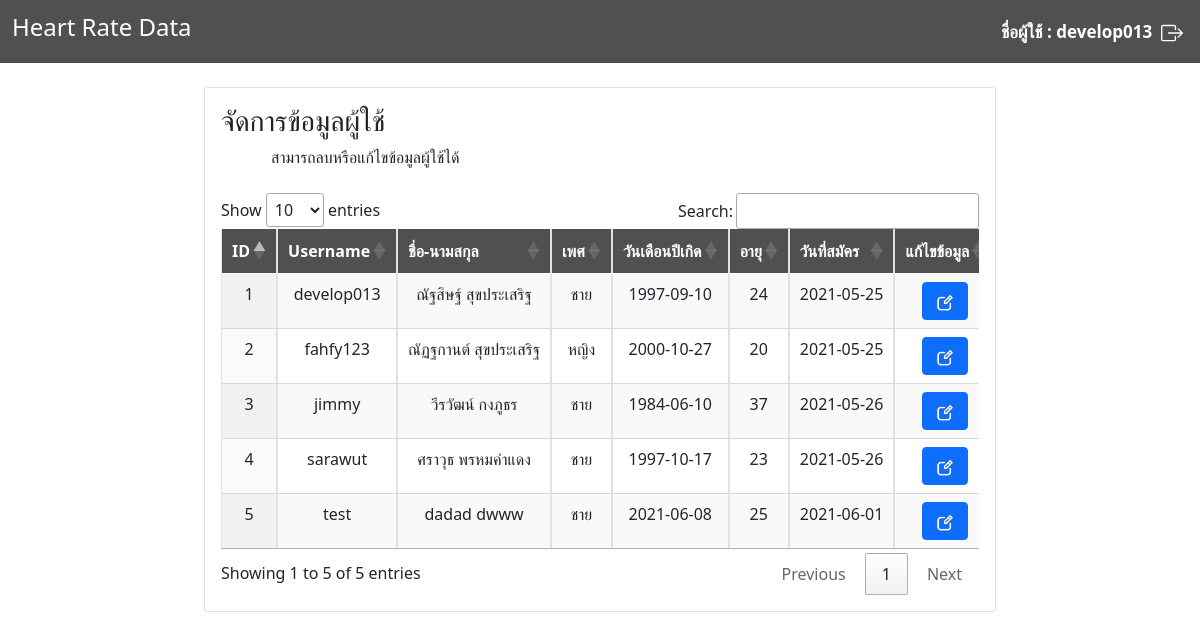
Screenshot of /admin_index.php (signed in) with the database file from the repository.
### tables this page shows
CREATE TABLE `userheartrate` (
  `id` int(100) NOT NULL,
  `username` varchar(255) NOT NULL,
  `password` varchar(255) NOT NULL,
  `fname` varchar(255) NOT NULL,
  `lname` varchar(255) NOT NULL,
  `gender` varchar(255) NOT NULL,
  `bdate` date NOT NULL,
  `age` int(100) NOT NULL,
  `date` varchar(255) NOT NULL,
  `time` time NOT NULL,
  `level` varchar(255) NOT NULL
);

### admin_index.php (the view, shortened to what this page needs)
<!DOCTYPE html>
<html>
<head>
    <link href="https://cdn.jsdelivr.net/npm/bootstrap@5.0.0-beta3/dist/css/bootstrap.min.css" rel="stylesheet">
    <link rel="stylesheet" href="https://cdn.datatables.net/1.10.24/css/jquery.dataTables.min.css">
    <link rel="stylesheet" href="https://cdn.datatables.net/buttons/1.6.5/css/buttons.dataTables.min.css">
    <link rel="stylesheet" href="https://cdnjs.cloudflare.com/ajax/libs/font-awesome/4.7.0/css/font-awesome.min.css">
    <link href="./style.css" rel="stylesheet">
</head>
<body>
    <div>
        <nav class="navbar navbar-expand-lg navbar-light position-relative" style="background-color: #505050;">
            <div class="container-fluid">
                <a class="navbar-brand font-nav" style="color: white;" href="./index.php">
                    <h4>Heart Rate Data</h4>
                </a>
                <span class="navbar-text" style="color: white;">
                    <?php
                    if (!$_SESSION["usersess"]) {
                        header("Location: ./login.php");
                    } else {
                        echo "<lable class=font_bold>ชื่อผู้ใช้ : " . $_SESSION["usersess"] . "</label>" . "&nbsp;" . "&nbsp;";
                        echo "<lable ><a href=./logout.php class='navbar-light'><svg xmlns='http://www.w3.org/2000/svg' width='22' height='22' fill='currentColor' class='bi bi-box-arrow-right logout' viewBox='0 0 16 16' alt='Logut'>
                        <path fill-rule='evenodd' d='M10 12.5a.5.5 0 0 1-.5.5h-8a.5.5 0 0 1-.5-.5v-9a.5.5 0 0 1 .5-.5h8a.5.5 0 0 1 .5.5v2a.5.5 0 0 0 1 0v-2A1.5 1.5 0 0 0 9.5 2h-8A1.5 1.5 0 0 0 0 3.5v9A1.5 1.5 0 0 0 1.5 14h8a1.5 1.5 0 0 0 1.5-1.5v-2a.5.5 0 0 0-1 0v2z'/>
                        <path fill-rule='evenodd' d='M15.854 8.354a.5.5 0 0 0 0-.708l-3-3a.5.5 0 0 0-.708.708L14.293 7.5H5.5a.5.5 0 0 0 0 1h8.793l-2.147 2.146a.5.5 0 0 0 .708.708l3-3z'/>
                      </svg></a></lable>";
                    }
                    ?>
                </span>
            </div>
        </nav>
        <br>
    </div>
    <div class="data">
        <div class="row">
            <div class="col-sm-2"></div>
            <div class="col-sm-8">
                <div class="card">
                    <div class="card-body">
                        <h3>จัดการข้อมูลผู้ใช้</h3>
                        <span style="margin-left: 50px">สามารถลบหรือแก้ไขข้อมูลผู้ใช้ได้</span>
                        <br><br>
                        <div class="table-responsive">
                            <table class="table table-bordered display responsive nowrap" id="usertable" style="width:100%">
                                <thead style="background-color: #505050; color:white">
                                    <tr>
                                        <th>ID</th>
                                        <th>Username</th>
                                        <th>ชื่อ-นามสกุล</th>
                                        <th>เพศ</th>
                                        <th>วันเดือนปีเกิด</th>
                                        <th>อายุ</th>
                                        <th>วันที่สมัคร</th>
                                        <th>แก้ไขข้อมูล</th>
                                    </tr>
                                </thead>
                                <tbody>
                                    <?php
                                    require_once './php/conn.php';
                                    $usersql = "SELECT * FROM userheartrate WHERE level != 'admin' ";
                                    $result = mysqli_query($conn, $usersql);
                                    if (mysqli_num_rows($result) > 0) {
                                        while ($row = mysqli_fetch_assoc($result)) {
                                    ?>
                                            <tr id="<?php echo $row['username']; ?>">
                                                <td> <?php echo $row['id']; ?> </td>
                                                <td> <?php echo $row['username']; ?> </td>
                                                <td> <?php echo $row['fname']; ?> <?php echo $row['lname']; ?></td>
                                                <td> <?php echo $row['gender']; ?></td>
                                                <td> <?php echo $row['bdate']; ?></td>
                                                <td> <?php echo $row['age']; ?></td>
                                                <td> <?php echo $row['date']; ?></td>
                                                <td><a class='btn btn-primary' href='./admin_userdata.php?id=<?php echo $row['id'] ?>&user=<?php echo $row['username'] ?>'><img src="./Image/edit2.png" style='font-size:16px'></a></td>
                                            </tr>
                                    <?php    }
                                    } else {
                                        echo "<p>Database not found !!</p>";
                                    }
                                    ?>
                                </tbody>
                            </table>
                        </div>
                    </div>
                </div>
            </div>
</body>
</html>

### style.css (style rules this page uses)
* { margin: 0; padding: 0; box-sizing: border-box; }
.font-nav { color: white; }
.font_bold { font-size: 17px; font-weight: bold; color: white; margin: 5px; }
.logout { color: white; }
.data { width: 100%; margin-bottom: 100px; }
.table { text-align: center; }

### rows the page displays
userheartrate: id "1", username "develop013", fname "ณัฐสิษฐ์", lname "สุขประเสริฐ", gender "ชาย", bdate "1997-09-10", age "24", date "2021-05-25"
userheartrate: id "2", username "fahfy123", fname "ณัฏฐกานต์", lname "สุขประเสริฐ", gender "หญิง", bdate "2000-10-27", age "20", date "2021-05-25"
userheartrate: id "3", username "jimmy", fname "วีรวัฒน์", lname "กงภูธร", gender "ชาย", bdate "1984-06-10", age "37", date "2021-05-26"
userheartrate: id "4", username "sarawut", fname "ศราวุธ", lname "พรหมคำแดง", gender "ชาย", bdate "1997-10-17", age "23", date "2021-05-26"
userheartrate: id "5", username "test", fname "dadad", lname "dwww", gender "ชาย", bdate "2021-06-08", age "25", date "2021-06-01"

### other values shown
$_SESSION["usersess"] "develop013"
